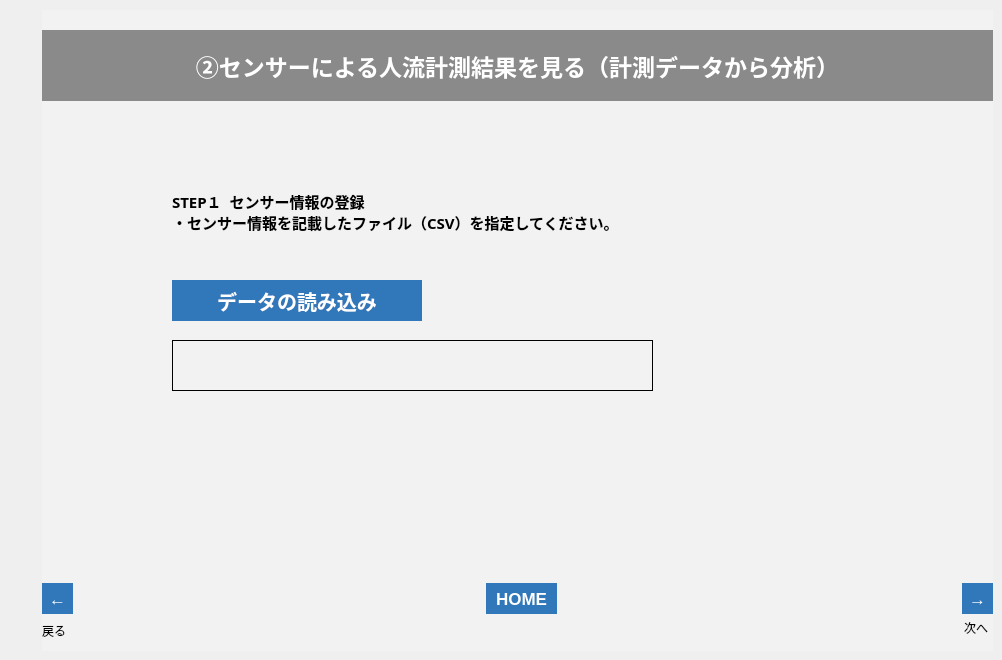
   <widget class="QWidget" name="tab_12">
    <attribute name="title">
     <string>002_2</string>
    </attribute>
    <widget class="QFrame" name="frame_13">
     <property name="geometry">
      <rect>
       <x>42</x>
       <y>10</y>
       <width>951</width>
       <height>641</height>
      </rect>
     </property>
     <property name="styleSheet">
      <string notr="true">background-color: rgb(242, 242, 242);</string>
     </property>
     <property name="frameShape">
      <enum>QFrame::NoFrame</enum>
     </property>
     <property name="frameShadow">
      <enum>QFrame::Plain</enum>
     </property>
     <property name="lineWidth">
      <number>0</number>
     </property>
     <widget class="QLabel" name="lbl_002_2_n">
      <property name="geometry">
       <rect>
        <x>922</x>
        <y>610</y>
        <width>31</width>
        <height>16</height>
       </rect>
      </property>
      <property name="text">
       <string>次へ</string>
      </property>
     </widget>
     <widget class="QLabel" name="label_74">
      <property name="geometry">
       <rect>
        <x>0</x>
        <y>610</y>
        <width>50</width>
        <height>21</height>
       </rect>
      </property>
      <property name="text">
       <string>戻る</string>
      </property>
     </widget>
     <widget class="QToolButton" name="btn_002_2_n">
      <property name="geometry">
       <rect>
        <x>920</x>
        <y>573</y>
        <width>31</width>
        <height>31</height>
       </rect>
      </property>
      <property name="font">
       <font>
        <pointsize>13</pointsize>
        <weight>75</weight>
        <bold>true</bold>
       </font>
      </property>
      <property name="styleSheet">
       <string notr="true">background-color: rgb(48,120,186);
color: rgb(255, 255, 255);
border: none;</string>
      </property>
      <property name="text">
       <string>→</string>
      </property>
     </widget>
     <widget class="QToolButton" name="btn_002_2_b">
      <property name="geometry">
       <rect>
        <x>0</x>
        <y>573</y>
        <width>31</width>
        <height>31</height>
       </rect>
      </property>
      <property name="font">
       <font>
        <pointsize>13</pointsize>
        <weight>75</weight>
        <bold>true</bold>
       </font>
      </property>
      <property name="styleSheet">
       <string notr="true">background-color: rgb(48,120,186);
color: rgb(255, 255, 255);
border: none;</string>
      </property>
      <property name="text">
       <string>←</string>
      </property>
     </widget>
     <widget class="QLabel" name="label_75">
      <property name="geometry">
       <rect>
        <x>0</x>
        <y>20</y>
        <width>951</width>
        <height>71</height>
       </rect>
      </property>
      <property name="font">
       <font>
        <family>游ゴシック</family>
        <pointsize>17</pointsize>
        <weight>75</weight>
        <bold>true</bold>
       </font>
      </property>
      <property name="styleSheet">
       <string notr="true">background-color: rgb(138, 138, 138);
color: rgb(255, 255, 255);</string>
      </property>
      <property name="text">
       <string>②センサーによる人流計測結果を見る（計測データから分析）</string>
      </property>
      <property name="alignment">
       <set>Qt::AlignCenter</set>
      </property>
     </widget>
     <widget class="QLabel" name="label_29">
      <property name="geometry">
       <rect>
        <x>130</x>
        <y>180</y>
        <width>711</width>
        <height>101</height>
       </rect>
      </property>
      <property name="font">
       <font>
        <family>游ゴシック</family>
        <pointsize>11</pointsize>
        <weight>75</weight>
        <bold>true</bold>
       </font>
      </property>
      <property name="styleSheet">
       <string notr="true">border-color: rgb(220, 220, 220);</string>
      </property>
      <property name="frameShape">
       <enum>QFrame::Box</enum>
      </property>
      <property name="lineWidth">
       <number>0</number>
      </property>
      <property name="midLineWidth">
       <number>0</number>
      </property>
      <property name="text">
       <string>STEP１  センサー情報の登録
・センサー情報を記載したファイル（CSV）を指定してください。
</string>
      </property>
      <property name="alignment">
       <set>Qt::AlignLeading|Qt::AlignLeft|Qt::AlignTop</set>
      </property>
     </widget>
     <widget class="QLabel" name="lbl_002_sensor_msg">
      <property name="geometry">
       <rect>
        <x>130</x>
        <y>410</y>
        <width>711</width>
        <height>81</height>
       </rect>
      </property>
      <property name="font">
       <font>
        <family>游ゴシック</family>
        <pointsize>11</pointsize>
        <weight>75</weight>
        <bold>true</bold>
       </font>
      </property>
      <property name="styleSheet">
       <string notr="true">border-color: rgb(220, 220, 220);</string>
      </property>
      <property name="frameShape">
       <enum>QFrame::Box</enum>
      </property>
      <property name="lineWidth">
       <number>0</number>
      </property>
      <property name="midLineWidth">
       <number>0</number>
      </property>
      <property name="text">
       <string/>
      </property>
      <property name="alignment">
       <set>Qt::AlignLeading|Qt::AlignLeft|Qt::AlignVCenter</set>
      </property>
     </widget>
     <widget class="QPushButton" name="btn_002_sensor_read">
      <property name="geometry">
       <rect>
        <x>130</x>
        <y>270</y>
        <width>250</width>
        <height>41</height>
       </rect>
      </property>
      <property name="font">
       <font>
        <family>游ゴシック</family>
        <pointsize>15</pointsize>
        <weight>75</weight>
        <bold>true</bold>
       </font>
      </property>
      <property name="autoFillBackground">
       <bool>false</bool>
      </property>
      <property name="styleSheet">
       <string notr="true">background-color: rgb(48,120,186);
color: rgb(255, 255, 255);
border: none;</string>
      </property>
      <property name="text">
       <string>データの読み込み</string>
      </property>
     </widget>
     <widget class="QToolButton" name="btn_home_8">
      <property name="geometry">
       <rect>
        <x>444</x>
        <y>573</y>
        <width>71</width>
        <height>31</height>
       </rect>
      </property>
      <property name="font">
       <font>
        <pointsize>13</pointsize>
        <weight>75</weight>
        <bold>true</bold>
       </font>
      </property>
      <property name="styleSheet">
       <string notr="true">background-color: rgb(48,120,186);
color: rgb(255, 255, 255);
border: none;</string>
      </property>
      <property name="text">
       <string>HOME</string>
      </property>
     </widget>
     <widget class="QLabel" name="lbl_003_filename">
      <property name="geometry">
       <rect>
        <x>130</x>
        <y>330</y>
        <width>481</width>
        <height>51</height>
       </rect>
      </property>
      <property name="font">
       <font>
        <pointsize>14</pointsize>
       </font>
      </property>
      <property name="frameShape">
       <enum>QFrame::Panel</enum>
      </property>
      <property name="text">
       <string/>
      </property>
      <property name="alignment">
       <set>Qt::AlignCenter</set>
      </property>
     </widget>
    </widget>
   </widget>
